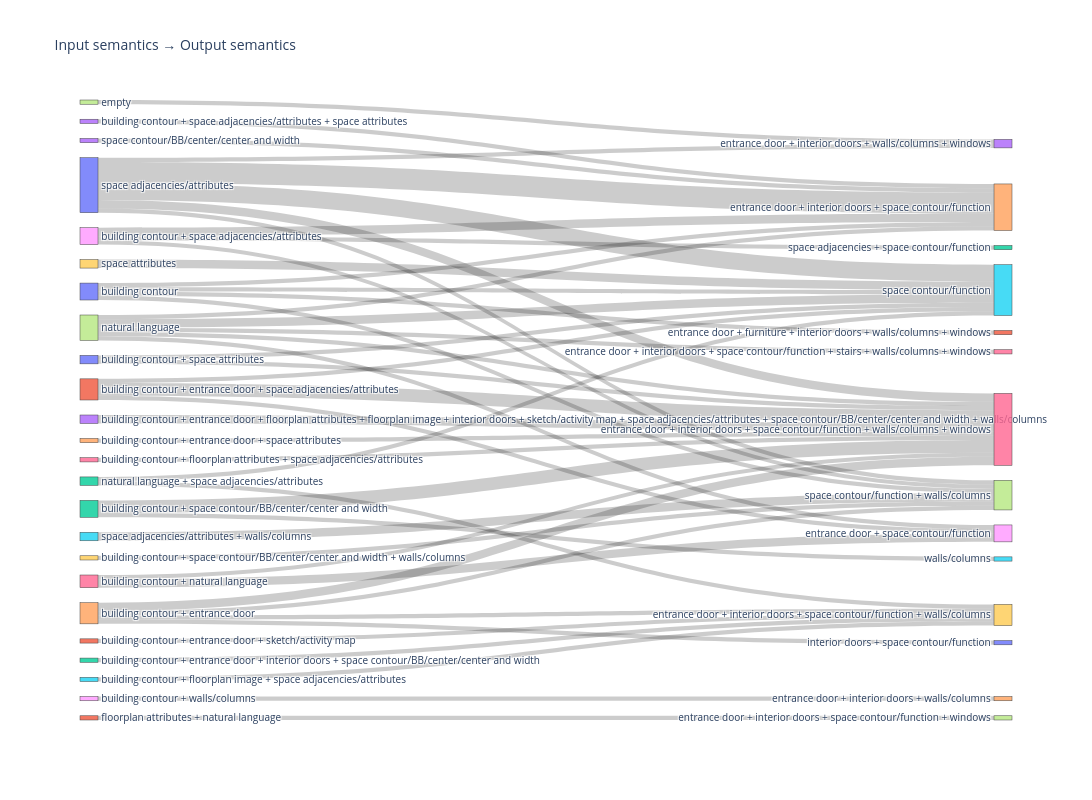

The notebook cell this image was saved under:
### Code cell
import pandas as pd
import plotly.graph_objects as go

df_cooc = pd.read_csv("cooc.csv")

# Keep only needed columns
df_cooc = df_cooc[["input_semantics", "output_semantics", "Count"]]

# Optional: remove tiny flows if diagram is too crowded
# df = df[df["Count"] >= 2]

sources = df_cooc["input_semantics"].astype(str)
targets = df_cooc["output_semantics"].astype(str)
values = df_cooc["Count"]

# Create unique node list
nodes = pd.Index(pd.concat([sources, targets]).unique())

# Map labels to numeric IDs
source_ids = sources.map(nodes.get_loc)
target_ids = targets.map(nodes.get_loc)

fig = go.Figure(data=[go.Sankey(
    node=dict(
        label=nodes.tolist(),
        pad=15,
        thickness=18
    ),
    link=dict(
        source=source_ids,
        target=target_ids,
        value=values
    )
)])

fig.update_layout(
    title_text="Input semantics → Output semantics",
    font_size=10,
    width=1200,
    height=800
)

# fig.show()

### Figure 1 — Plotly figure (JSON) as saved in the notebook; plotly's stock layout.template omitted (floating-point values rounded to 4 significant figures)
{"data": [{"link": {"source": [0, 0, 1, 2, 3, 4, 5, 6, 7, 0, 8, 9, 10, 10, 1, 1, 11, 12, 4, 4, 10, 4, 10, 13, 8, 14, 6, 15, 8, 16, 17, 18, 19, 2, 20, 20, 7, 21, 22, 22, 7, 7, 7, 0, 0, 23], "target": [24, 25, 26, 26, 26, 26, 27, 28, 25, 26, 24, 25, 24, 25, 25, 28, 29, 29, 30, 27, 27, 29, 31, 24, 27, 26, 26, 29, 32, 26, 33, 34, 27, 35, 25, 26, 36, 37, 25, 29, 28, 26, 24, 33, 27, 24], "value": [5, 4, 3, 3, 2, 2, 2, 2, 2, 2, 2, 2, 1, 1, 1, 1, 1, 1, 1, 1, 1, 1, 1, 1, 1, 1, 1, 1, 1, 1, 1, 1, 1, 1, 1, 1, 1, 1, 1, 1, 1, 1, 1, 1, 1, 1]}, "node": {"label": ["space adjacencies/attributes", "building contour + entrance door + space adjacencies/attributes", "building contour + space contour/BB/center/center and width", "building contour + entrance door + floorplan attributes + floorplan image + interior doors + sketch/activity map + space adjacencies/attributes + space contour/BB/center/center and width + walls/columns", "building contour + entrance door", "space adjacencies/attributes + walls/columns", "building contour + natural language", "natural language", "building contour + space adjacencies/attributes", "space attributes", "building contour", "building contour + entrance door + sketch/activity map", "building contour + entrance door + interior doors + space contour/BB/center/center and width", "building contour + space adjacencies/attributes + space attributes", "building contour + entrance door + space attributes", "building contour + floorplan image + space adjacencies/attributes", "building contour + floorplan attributes + space adjacencies/attributes", "empty", "building contour + walls/columns", "building contour + space contour/BB/center/center and width + walls/columns", "building contour + space attributes", "floorplan attributes + natural language", "natural language + space adjacencies/attributes", "space contour/BB/center/center and width", "entrance door + interior doors + space contour/function", "space contour/function", "entrance door + interior doors + space contour/function + walls/columns + windows", "space contour/function + walls/columns", "entrance door + space contour/function", "entrance door + interior doors + space contour/function + walls/columns", "interior doors + space contour/function", "entrance door + furniture + interior doors + walls/columns + windows", "space adjacencies + space contour/function", "entrance door + interior doors + walls/columns + windows", "entrance door + interior doors + walls/columns", "walls/columns", "entrance door + interior doors + space contour/function + stairs + walls/columns + windows", "entrance door + interior doors + space contour/function + windows"], "pad": 15, "thickness": 18}, "type": "sankey"}], "layout": {"font": {"size": 10}, "height": 800, "title": {"text": "Input semantics → Output semantics"}, "width": 1200}}
